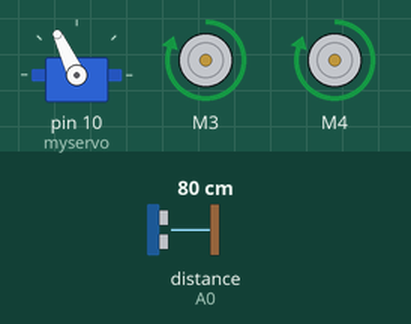
Recording of a sketch running on a simulated Arduino Uno, built with avr-gcc and run on an emulated ATmega328P. Shown: servo, 2 × DC motor (green arrow = forward, orange = backward, longer = faster). The inputs (shaded band) are chosen by the test bench; at power-on: distance to the obstacle (sensor on A0) 80 cm. The echo pulse lasts 58.3 µs per cm.

Above: at 3.9 s.
4.0 s: distance to the obstacle (sensor on A0) set to 18 cm
5.5 s: distance to the obstacle (sensor on A0) set to 14 cm
At 7.4 s:
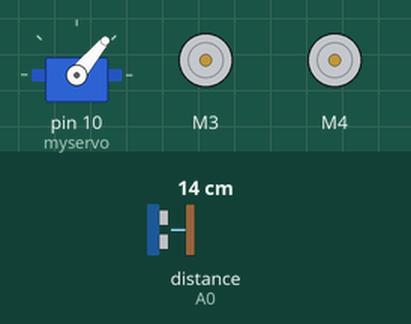
8.5 s: distance to the obstacle (sensor on A0) set to 35 cm
At 9.0 s:
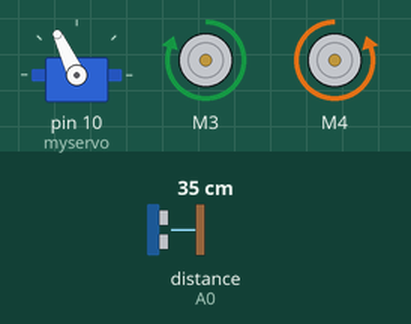
11.3 s: distance to the obstacle (sensor on A0) set to 2 cm
At 13.9 s:
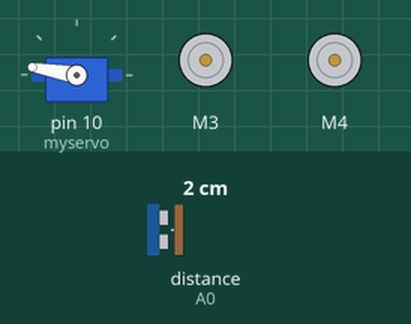
14.3 s: distance to the obstacle (sensor on A0) set to 60 cm
At 14.97 s:
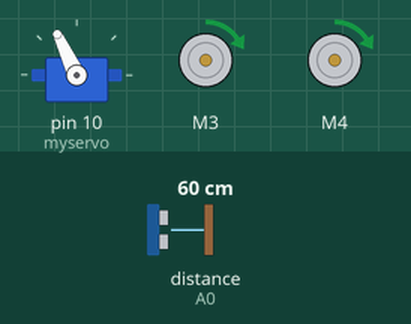
Timing chart, 0 to 17.3 s (numbered marks = the images above; inputs shaded):
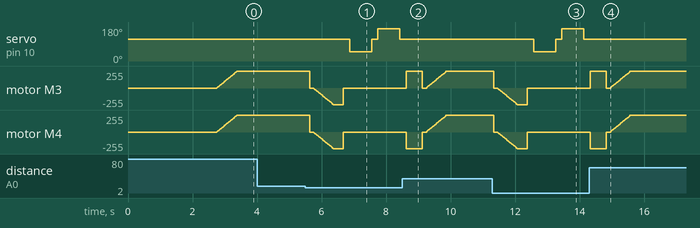

Measured:
- the behaviour switches between 16 and 15 cm on distance to the obstacle (sensor on A0) (found by bisection; images 0 and 1)
- after the input at 4.0 s, every drawn part: stays the same
- after the input at 5.5 s, servo on pin 10 (myservo): 115° → 50° after 1.4 s, → 115° 0.67 s later, → 170° 0.20 s later, → 115° 0.67 s later
- after the input at 8.5 s, servo on pin 10 (myservo): stays 115° (without the input it goes to 50° after 2.0 s)
- after the input at 11.3 s, servo on pin 10 (myservo): 115° → 50° after 1.3 s, → 115° 0.67 s later, → 170° 0.20 s later, → 115° 0.67 s later
- after the input at 14.3 s, servo on pin 10 (myservo): stays 115° (without the input it goes to 50° after 1.9 s)

The sketch:

ARDUINO_OBSTACLE_AVOIDING_CAR.ino
```cpp
//ARDUINO OBSTACLE AVOIDING CAR//
// Before uploading the code you have to install the necessary library//
//AFMotor Library https://learn.adafruit.com/adafruit-motor-shield/library-install //
//NewPing Library https://github.com/livetronic/Arduino-NewPing//
//Servo Library https://github.com/arduino-libraries/Servo.git //
// To Install the libraries go to sketch >> Include Library >> Add .ZIP File >> Select the Downloaded ZIP files From the Above links //


#include <AFMotor.h>
#include <NewPing.h>
#include <Servo.h>

#define TRIG_PIN A1
#define ECHO_PIN A0
#define MAX_DISTANCE 200
#define MAX_SPEED 255 // sets speed of DC  motors
#define MAX_SPEED_OFFSET 20

NewPing sonar(TRIG_PIN, ECHO_PIN, MAX_DISTANCE);

AF_DCMotor motor3(3, MOTOR34_1KHZ);
AF_DCMotor motor4(4, MOTOR34_1KHZ);
Servo myservo;

boolean goesForward=false;
int distance = 100;
int speedSet = 0;

void setup() {

  myservo.attach(10);
  myservo.write(115);
  delay(2000);
  distance = readPing();
  delay(100);
  distance = readPing();
  delay(100);
  distance = readPing();
  delay(100);
  distance = readPing();
  delay(100);
}

void loop() {
 int distanceR = 0;
 int distanceL =  0;
 delay(40);

 if(distance<=15)
 {
  moveStop();
  delay(100);
  moveBackward();
  delay(300);
  moveStop();
  delay(200);
  distanceR = lookRight();
  delay(200);
  distanceL = lookLeft();
  delay(200);

  if(distanceR>=distanceL)
  {
    turnRight();
    moveStop();
  }else
  {
    turnLeft();
    moveStop();
  }
 }else
 {
  moveForward();
 }
 distance = readPing();
}

int lookRight()
{
    myservo.write(50);
    delay(500);
    int distance = readPing();
    delay(100);
    myservo.write(115);
    return distance;
}

int lookLeft()
{
    myservo.write(170);
    delay(500);
    int distance = readPing();
    delay(100);
    myservo.write(115);
    return distance;
    delay(100);
}

int readPing() {
  delay(70);
  int cm = sonar.ping_cm();
  if(cm==0)
  {
    cm = 250;
  }
  return cm;
}

void moveStop() {

  motor3.run(RELEASE);
  motor4.run(RELEASE);
  }

void moveForward() {

 if(!goesForward)
  {
    goesForward=true;

    motor3.run(FORWARD);
    motor4.run(FORWARD);
   for (speedSet = 0; speedSet < MAX_SPEED; speedSet +=2) // slowly bring the speed up to avoid loading down the batteries too quickly
   {

    motor3.setSpeed(speedSet);
    motor4.setSpeed(speedSet);
    delay(5);
   }
  }
}

void moveBackward() {
    goesForward=false;

    motor3.run(BACKWARD);
    motor4.run(BACKWARD);
  for (speedSet = 0; speedSet < MAX_SPEED; speedSet +=2) // slowly bring the speed up to avoid loading down the batteries too quickly
  {

    motor3.setSpeed(speedSet);
    motor4.setSpeed(speedSet);
    delay(5);
  }
}

void turnRight() {

  motor3.run(FORWARD);
  motor4.run(BACKWARD);
  delay(500);

  motor3.run(FORWARD);
  motor4.run(FORWARD);
}

void turnLeft() {

  motor3.run(BACKWARD);
  motor4.run(FORWARD);
  delay(500);

  motor3.run(FORWARD);
  motor4.run(FORWARD);
}
```
